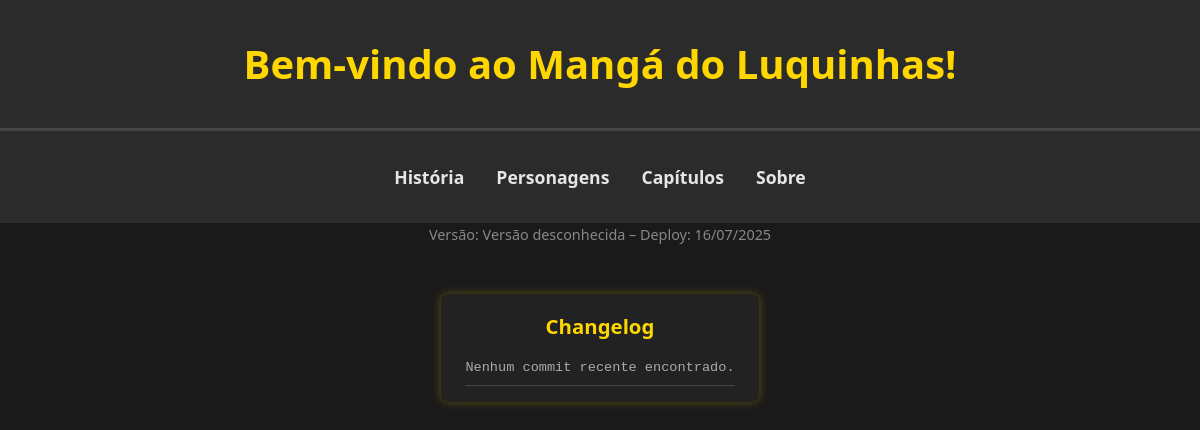
The app's page /, older data.
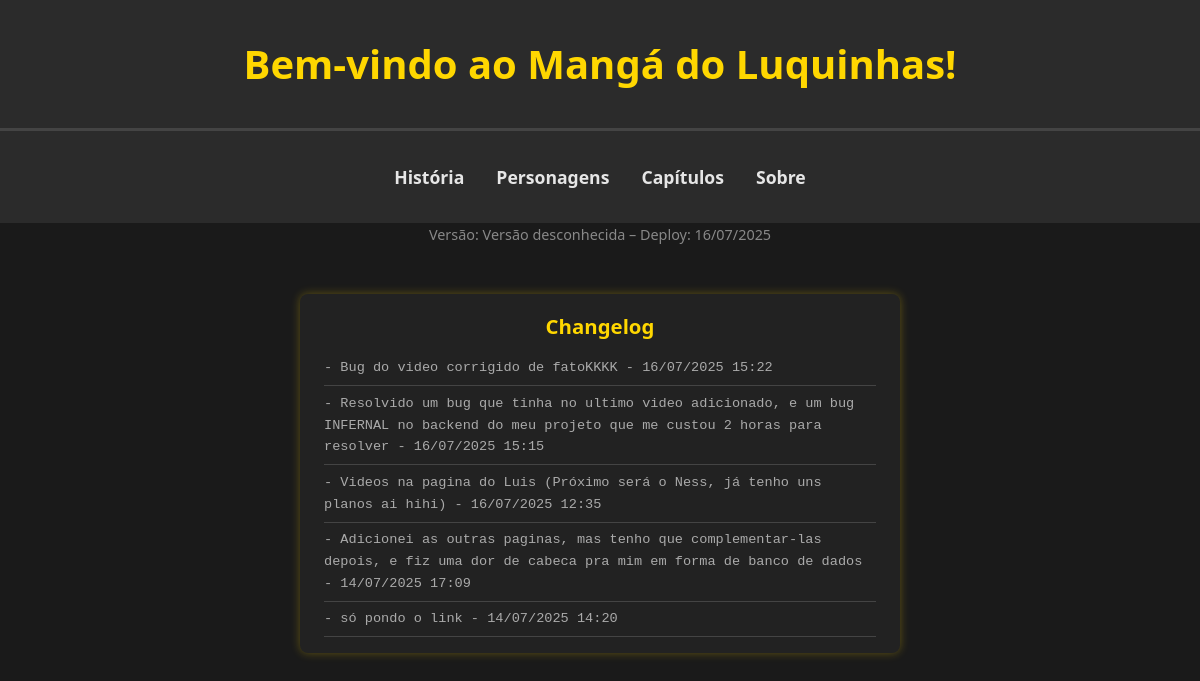
The same page, newer data.
### polls/models.py (models this page shows, shortened)
class Changelog(models.Model):
    commit_hash = models.CharField(max_length=40, unique=True)
    message = models.TextField()
    date = models.DateTimeField()
    exibir = models.BooleanField(default=True)  # ✅ Adicione esta linha

### polls/views.py (the view)
# urls.py: path('', main_page, name='main_page'),  # Main page URL
def main_page(request):
    br_tz = pytz.timezone('America/Sao_Paulo')
    deploy_date = datetime.now(tz=br_tz).strftime('%d/%m/%Y')
    versao = VersaoSistema.objects.order_by('-atualizado_em').first()
    if versao:
        commit_info = f"{versao.numero} – Deploy: {deploy_date}"
    else:
        commit_info = f"Versão desconhecida – Deploy: {deploy_date}"
    changelog_objs = Changelog.objects.filter(exibir=True).order_by('-date')[:5]
    changelog = []
    for entry in changelog_objs:
        aware_date = make_aware(entry.date, timezone=timezone.utc) if entry.date.tzinfo is None else entry.date
        local_dt = aware_date.astimezone(br_tz)
        formatted_date = local_dt.strftime("%d/%m/%Y %H:%M")
        changelog.append({
            "message": entry.message,
            "date": formatted_date,
        })
    return render(request, 'main_page.html', {
        "commit_info": commit_info,
        "changelog": changelog,
    })

### polls/templates/main_page.html (shortened to what this page needs)
{% load static %}
{% load tz %}
<!DOCTYPE html>
<html lang="pt-BR">
<head>
    <link rel="stylesheet" href="{% static 'css/main.css' %}">
</head>
<body>
    <div>
        <h1>Bem-vindo ao Mangá do Luquinhas!</h1>
    </div>
    <footer>
        <a href="{% url 'history' %}"><dl>História</dl></a>
        <a href="{% url 'characters' %}"><dl>Personagens</dl></a>
        <a href="{% url 'chapters' %}"><dl>Capítulos</dl></a>
        <a href="{% url 'about' %}"><dl>Sobre</dl></a>
    </footer>
    <div class="commit-info">
        Versão: {{ commit_info }}
    </div>
    <div class="changelog-box-container">
        <div class="changelog-box">
            <h2>Changelog</h2>
            <ul>
            {% if changelog %}
                {% for commit in changelog %}
                    <li>- {{ commit.message }} - {{ commit.date }}</li>
                {% endfor %}
            {% else %}
                <li>Nenhum commit recente encontrado.</li>
            {% endif %}
            </ul>
        </div>
    </div>
</body>
</html>

### polls/static/css/main.css (style rules this page uses)
* { margin: 0; padding: 0; box-sizing: border-box; }
body { background-color: #1a1a1a; color: #e6e6e6; font-family: 'Segoe UI', Tahoma, Geneva, Verdana, sans-serif; line-height: 1.6; }
h1 { font-size: 2.5rem; color: #ffd700; text-align: center; padding: 2rem 1rem; background-color: #2b2b2b; border-bottom: 2px solid #444; }
h2 { color: #ffd700; margin-bottom: 1rem; text-align: center; }
footer { display: flex; justify-content: center; gap: 2rem; padding: 2rem; background-color: #2b2b2b; border-top: 1px solid #444; }
footer a { text-decoration: none; color: #e6e6e6; transition: color 0.3s ease; }
footer dl { font-weight: bold; font-size: 1.1rem; }
.changelog-box-container { display: flex; justify-content: center; align-items: center; margin: 2rem 0; }
.changelog-box { max-width: 600px; color: #aaa; font-size: 0.85rem; text-align: left; background-color: #222; padding: 1rem 1.5rem; border-radius: 8px; box-shadow: 0 0 10px rgba(255, 215, 0, 0.3); }
.changelog-box h2 { color: #ffd700; margin-bottom: 0.5rem; }
.changelog-box ul { list-style: none; padding-left: 0; }
.changelog-box li { border-bottom: 1px solid #444; padding: 0.4rem 0; font-family: monospace, monospace; }
.commit-info { text-align: center; padding-bottom: 1rem; font-size: 0.9rem; color: #888; }

Row changes from the older to the newer data that the page shows:
added Changelog: message "Bug do video corrigido de fatoKKKK"
added Changelog: message "Resolvido um bug que tinha no ultimo video adicionado, e um bug INFERNAL no backend do meu projeto que me custou 2 horas para resolver"
added Changelog: message "Videos na pagina do Luis (Próximo será o Ness, já tenho uns planos ai hihi)"
added Changelog: message "Adicionei as outras paginas, mas tenho que complementar-las depois, e fiz uma dor de cabeca pra mim em forma de banco de dados"
added Changelog: message "só pondo o link"
Text that changed along with them:
new list line: "- - 16/07/2025 15:22"
new list line: "- - 16/07/2025 15:15"
new list line: "- - 16/07/2025 12:35"
new list line: "- - 14/07/2025 17:09"
new list line: "- - 14/07/2025 14:20"
text no longer shown: "Nenhum commit recente encontrado."
